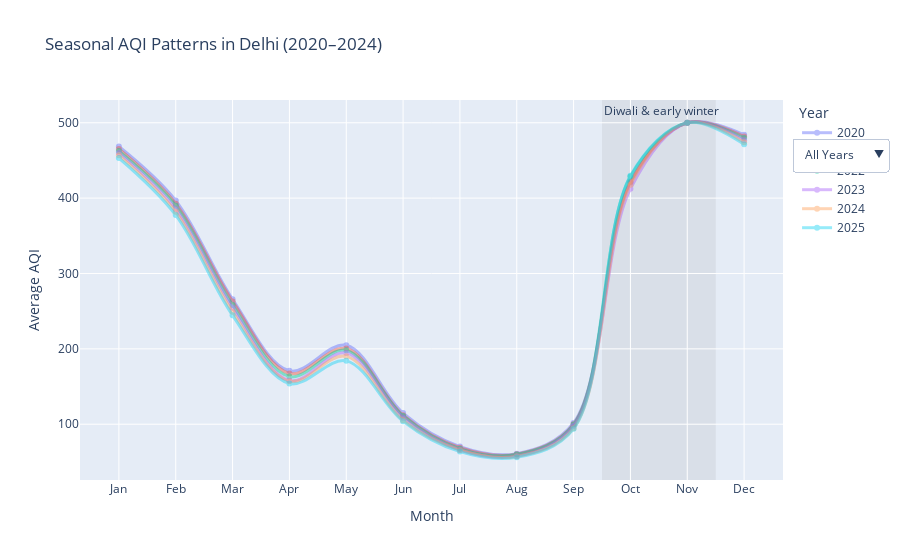

The code cell stored with this chart in its notebook:
### Code cell
fig.update_layout(
    updatemenus=[
        dict(
            buttons=[
                dict(
                    label="All Years",
                    method="update",
                    args=[{"visible": [True]*len(fig.data)}]
                ),
                dict(
                    label="Only 2020",
                    method="update",
                    args=[{"visible": [trace.name=="2020" for trace in fig.data]}]
                )
            ],
            direction="down",
            showactive=True,
            x=1.15,
            y=0.9
        )
    ]
)

### Figure 1 — Plotly figure (JSON) as saved in the notebook; plotly's stock layout.template omitted (floating-point values rounded to 4 significant figures)
{"data": [{"customdata": [[2020], [2020], [2020], [2020], [2020], [2020], [2020], [2020], [2020], [2020], [2020], [2020], [2021], [2021], [2021], [2021], [2021], [2021], [2021], [2021], [2021], [2021], [2021], [2021], [2022], [2022], [2022], [2022], [2022], [2022], [2022], [2022], [2022], [2022], [2022], [2022], [2023], [2023], [2023], [2023], [2023], [2023], [2023], [2023], [2023], [2023], [2023], [2023], [2024], [2024], [2024], [2024], [2024], [2024], [2024], [2024], [2024], [2024], [2024], [2024], [2025], [2025], [2025], [2025], [2025], [2025], [2025], [2025], [2025], [2025], [2025], [2025]], "hovertemplate": "<b>Year:</b> %{customdata[0]}<br><b>Month:</b> %{x}<br><b>AQI:</b> %{y:.1f}<extra></extra>", "legendgroup": "2020", "line": {"color": "#636efa", "dash": "solid", "shape": "spline", "width": 3}, "marker": {"symbol": "circle"}, "mode": "lines+markers", "name": "2020", "opacity": 0.45, "orientation": "v", "showlegend": true, "type": "scatter", "x": [1, 2, 3, 4, 5, 6, 7, 8, 9, 10, 11, 12], "xaxis": "x", "y": [468.6, 396.8, 265.8, 170.9, 204.8, 114.7, 70.36, 60.98, 101.8, 420.7, 500.0, 484.1], "yaxis": "y"}, {"customdata": [[2020], [2020], [2020], [2020], [2020], [2020], [2020], [2020], [2020], [2020], [2020], [2020], [2021], [2021], [2021], [2021], [2021], [2021], [2021], [2021], [2021], [2021], [2021], [2021], [2022], [2022], [2022], [2022], [2022], [2022], [2022], [2022], [2022], [2022], [2022], [2022], [2023], [2023], [2023], [2023], [2023], [2023], [2023], [2023], [2023], [2023], [2023], [2023], [2024], [2024], [2024], [2024], [2024], [2024], [2024], [2024], [2024], [2024], [2024], [2024], [2025], [2025], [2025], [2025], [2025], [2025], [2025], [2025], [2025], [2025], [2025], [2025]], "hovertemplate": "<b>Year:</b> %{customdata[0]}<br><b>Month:</b> %{x}<br><b>AQI:</b> %{y:.1f}<extra></extra>", "legendgroup": "2021", "line": {"color": "#EF553B", "dash": "solid", "shape": "spline", "width": 3}, "marker": {"symbol": "circle"}, "mode": "lines+markers", "name": "2021", "opacity": 0.45, "orientation": "v", "showlegend": true, "type": "scatter", "x": [1, 2, 3, 4, 5, 6, 7, 8, 9, 10, 11, 12], "xaxis": "x", "y": [465.3, 392.7, 263.0, 167.3, 200.4, 112.0, 68.74, 60.27, 100.1, 421.7, 500.0, 481.8], "yaxis": "y"}, {"customdata": [[2020], [2020], [2020], [2020], [2020], [2020], [2020], [2020], [2020], [2020], [2020], [2020], [2021], [2021], [2021], [2021], [2021], [2021], [2021], [2021], [2021], [2021], [2021], [2021], [2022], [2022], [2022], [2022], [2022], [2022], [2022], [2022], [2022], [2022], [2022], [2022], [2023], [2023], [2023], [2023], [2023], [2023], [2023], [2023], [2023], [2023], [2023], [2023], [2024], [2024], [2024], [2024], [2024], [2024], [2024], [2024], [2024], [2024], [2024], [2024], [2025], [2025], [2025], [2025], [2025], [2025], [2025], [2025], [2025], [2025], [2025], [2025]], "hovertemplate": "<b>Year:</b> %{customdata[0]}<br><b>Month:</b> %{x}<br><b>AQI:</b> %{y:.1f}<extra></extra>", "legendgroup": "2022", "line": {"color": "#00cc96", "dash": "solid", "shape": "spline", "width": 3}, "marker": {"symbol": "circle"}, "mode": "lines+markers", "name": "2022", "opacity": 0.45, "orientation": "v", "showlegend": true, "type": "scatter", "x": [1, 2, 3, 4, 5, 6, 7, 8, 9, 10, 11, 12], "xaxis": "x", "y": [462.6, 390.0, 258.3, 163.2, 198.0, 110.9, 67.37, 59.97, 99.57, 428.7, 500.0, 479.7], "yaxis": "y"}, {"customdata": [[2020], [2020], [2020], [2020], [2020], [2020], [2020], [2020], [2020], [2020], [2020], [2020], [2021], [2021], [2021], [2021], [2021], [2021], [2021], [2021], [2021], [2021], [2021], [2021], [2022], [2022], [2022], [2022], [2022], [2022], [2022], [2022], [2022], [2022], [2022], [2022], [2023], [2023], [2023], [2023], [2023], [2023], [2023], [2023], [2023], [2023], [2023], [2023], [2024], [2024], [2024], [2024], [2024], [2024], [2024], [2024], [2024], [2024], [2024], [2024], [2025], [2025], [2025], [2025], [2025], [2025], [2025], [2025], [2025], [2025], [2025], [2025]], "hovertemplate": "<b>Year:</b> %{customdata[0]}<br><b>Month:</b> %{x}<br><b>AQI:</b> %{y:.1f}<extra></extra>", "legendgroup": "2023", "line": {"color": "#ab63fa", "dash": "solid", "shape": "spline", "width": 3}, "marker": {"symbol": "circle"}, "mode": "lines+markers", "name": "2023", "opacity": 0.45, "orientation": "v", "showlegend": true, "type": "scatter", "x": [1, 2, 3, 4, 5, 6, 7, 8, 9, 10, 11, 12], "xaxis": "x", "y": [459.9, 385.5, 254.6, 158.1, 194.5, 108.7, 65.87, 57.68, 97.68, 412.3, 500.0, 476.7], "yaxis": "y"}, {"customdata": [[2020], [2020], [2020], [2020], [2020], [2020], [2020], [2020], [2020], [2020], [2020], [2020], [2021], [2021], [2021], [2021], [2021], [2021], [2021], [2021], [2021], [2021], [2021], [2021], [2022], [2022], [2022], [2022], [2022], [2022], [2022], [2022], [2022], [2022], [2022], [2022], [2023], [2023], [2023], [2023], [2023], [2023], [2023], [2023], [2023], [2023], [2023], [2023], [2024], [2024], [2024], [2024], [2024], [2024], [2024], [2024], [2024], [2024], [2024], [2024], [2025], [2025], [2025], [2025], [2025], [2025], [2025], [2025], [2025], [2025], [2025], [2025]], "hovertemplate": "<b>Year:</b> %{customdata[0]}<br><b>Month:</b> %{x}<br><b>AQI:</b> %{y:.1f}<extra></extra>", "legendgroup": "2024", "line": {"color": "#FFA15A", "dash": "solid", "shape": "spline", "width": 3}, "marker": {"symbol": "circle"}, "mode": "lines+markers", "name": "2024", "opacity": 0.45, "orientation": "v", "showlegend": true, "type": "scatter", "x": [1, 2, 3, 4, 5, 6, 7, 8, 9, 10, 11, 12], "xaxis": "x", "y": [457.0, 381.9, 249.2, 157.1, 190.0, 105.4, 65.59, 57.26, 94.8, 417.9, 500.0, 474.0], "yaxis": "y"}, {"customdata": [[2020], [2020], [2020], [2020], [2020], [2020], [2020], [2020], [2020], [2020], [2020], [2020], [2021], [2021], [2021], [2021], [2021], [2021], [2021], [2021], [2021], [2021], [2021], [2021], [2022], [2022], [2022], [2022], [2022], [2022], [2022], [2022], [2022], [2022], [2022], [2022], [2023], [2023], [2023], [2023], [2023], [2023], [2023], [2023], [2023], [2023], [2023], [2023], [2024], [2024], [2024], [2024], [2024], [2024], [2024], [2024], [2024], [2024], [2024], [2024], [2025], [2025], [2025], [2025], [2025], [2025], [2025], [2025], [2025], [2025], [2025], [2025]], "hovertemplate": "<b>Year:</b> %{customdata[0]}<br><b>Month:</b> %{x}<br><b>AQI:</b> %{y:.1f}<extra></extra>", "legendgroup": "2025", "line": {"color": "#19d3f3", "dash": "solid", "shape": "spline", "width": 3}, "marker": {"symbol": "circle"}, "mode": "lines+markers", "name": "2025", "opacity": 0.45, "orientation": "v", "showlegend": true, "type": "scatter", "x": [1, 2, 3, 4, 5, 6, 7, 8, 9, 10, 11, 12], "xaxis": "x", "y": [453.2, 377.5, 244.5, 154.0, 184.1, 104.0, 63.67, 56.19, 93.89, 429.6, 500.0, 471.3], "yaxis": "y"}], "layout": {"annotations": [{"showarrow": false, "text": "Diwali & early winter", "x": 9.5, "xanchor": "left", "xref": "x", "y": 1, "yanchor": "top", "yref": "y domain"}], "hovermode": "x unified", "legend": {"title": {"text": "Year"}, "tracegroupgap": 0}, "shapes": [{"fillcolor": "gray", "layer": "below", "line": {"width": 0}, "opacity": 0.12, "type": "rect", "x0": 9.5, "x1": 11.5, "xref": "x", "y0": 0, "y1": 1, "yref": "y domain"}], "title": {"text": "Seasonal AQI Patterns in Delhi (2020–2024)"}, "updatemenus": [{"buttons": [{"args": [{"visible": [true, true, true, true, true, true]}], "label": "All Years", "method": "update"}, {"args": [{"visible": [true, false, false, false, false, false]}], "label": "Only 2020", "method": "update"}], "direction": "down", "showactive": true, "x": 1.15, "y": 0.9}], "xaxis": {"anchor": "y", "domain": [0, 1], "tickmode": "array", "ticktext": ["Jan", "Feb", "Mar", "Apr", "May", "Jun", "Jul", "Aug", "Sep", "Oct", "Nov", "Dec"], "tickvals": [1, 2, 3, 4, 5, 6, 7, 8, 9, 10, 11, 12], "title": {"text": "Month"}}, "yaxis": {"anchor": "x", "domain": [0, 1], "title": {"text": "Average AQI"}}}}
